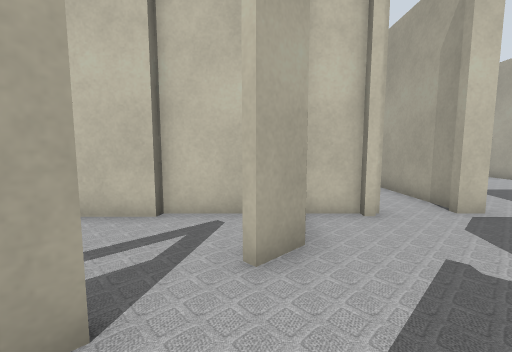
View 1 (above)

17 first-person views from a walk through a robot-simulator world made for Gazebo. The camera is 0.72 m above the floor, tilts 6° down and sees 90° across. The lines on the ground mark 1 m squares. The floor is counted in squares, 0.5 m on a side. Each view is taken from the middle of a square. On the plan, view 1 faces up. The plan holds only what a view shows up to about 13 squares ahead; the rest is blank. The place goes on beyond the plan. Gazebo's built-in surfaces are drawn with simple patterns.

View 2
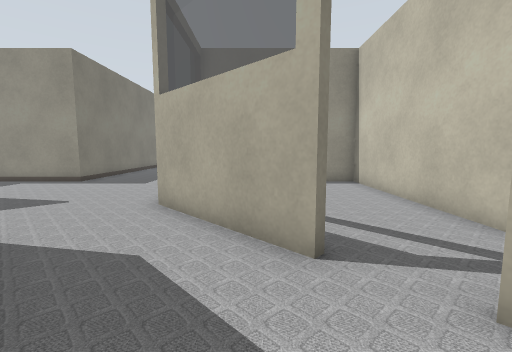

View 3
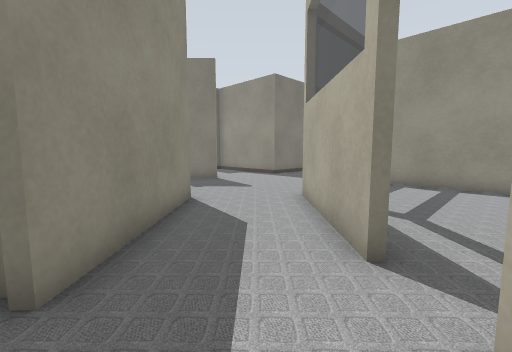

View 4
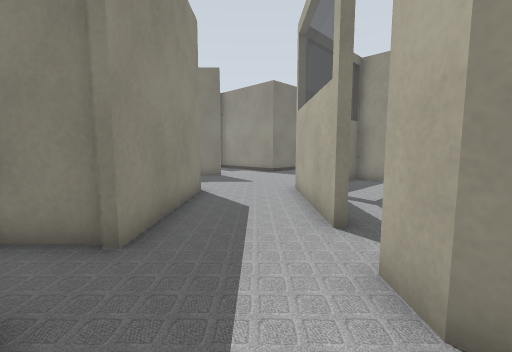

View 5
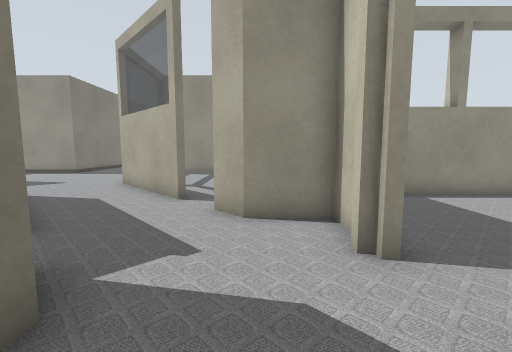

View 6
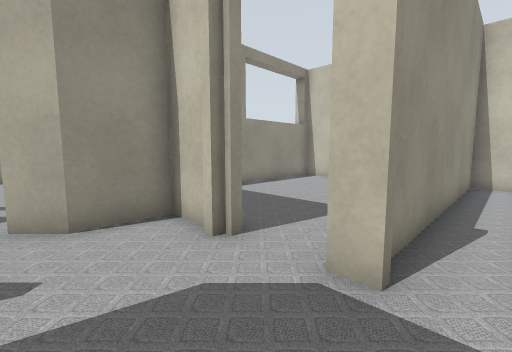

View 7
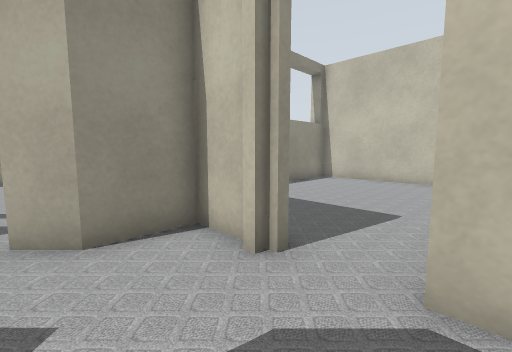

View 8
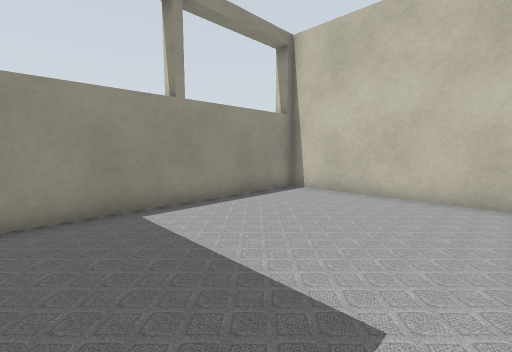

View 9
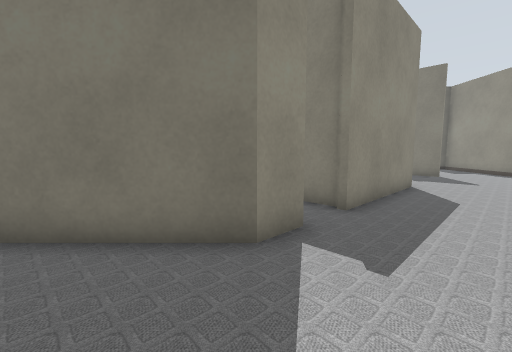

View 10
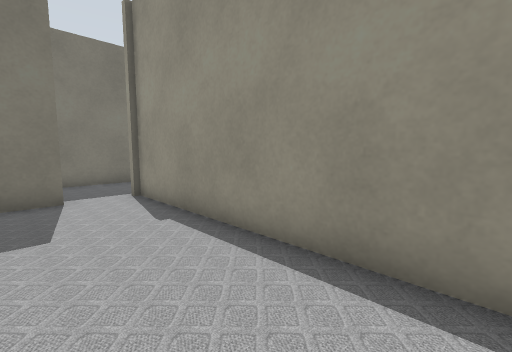

View 11
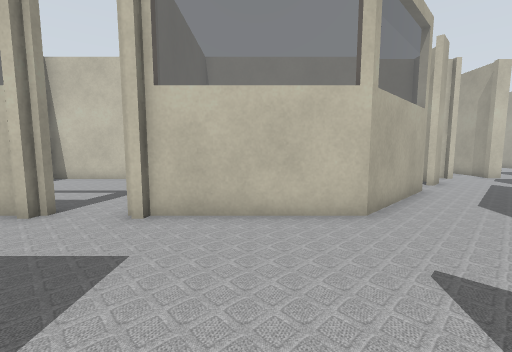

View 12
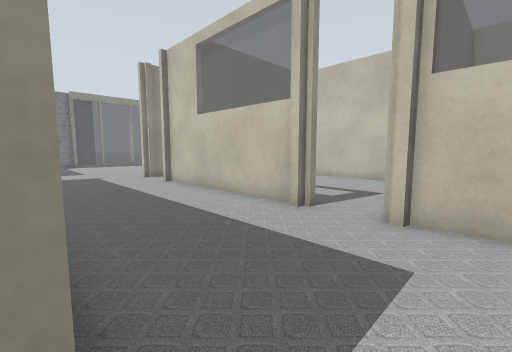

View 13
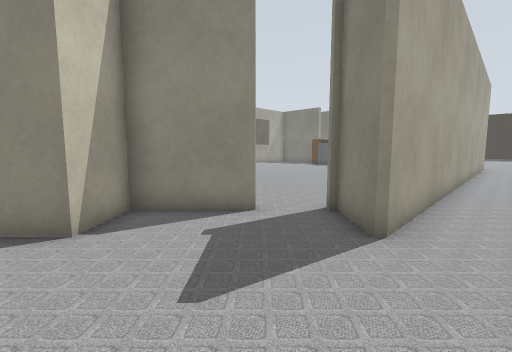

View 14
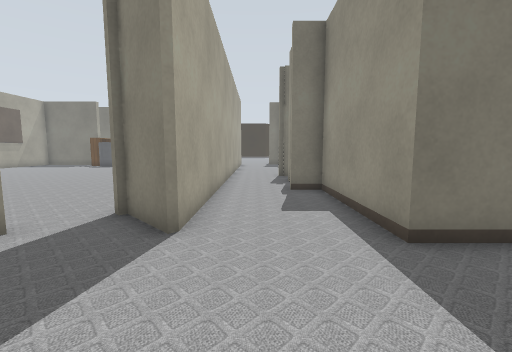

View 15
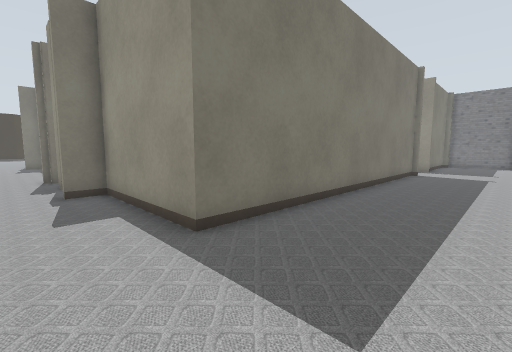

View 16
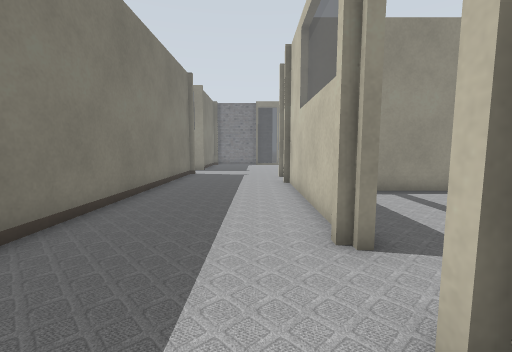

View 17
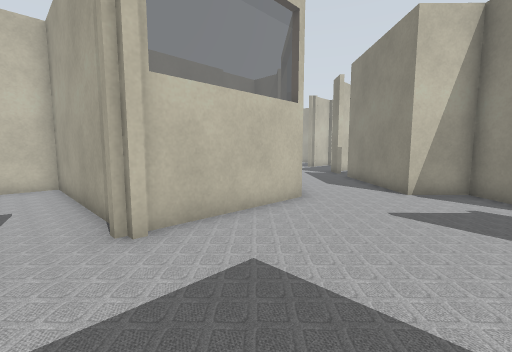

### Floor plan
Points are (right, up) in squares from view 1. A wall is a line through its corners. A room is listed if a view was taken in it or the views show most of it. See-through windows are left out.
Room 1 (views 1, 2, 3, 4)
walls: (-1.2, 1.8) (-4.6, -1.6); (1.9, -0.2) (3.1, -1.5); (3.1, 1.3) (4, 2.2); (-0.2, 5.6) (-2.2, 5.6); (-2.1, 5.4) (-3.6, 5.4); (2.4, 5.6) (0.7, 5.6) (0.7, 3.7) (0, 3); (-1.3, -3) (1.9, 0.1)
ways out: opening at (5, 4) to room 2; opening at (4, 6) to room 3; opening at (-3, -2) to room 4; opening at (-2.5, 3.5) to room 6
Room 2 (views 5, 6, 7, 10)
walls: (6.9, 5.9) (8.1, 5.9); (5.2, 5.6) (4.5, 5.6); (4, 2.2) (8, 2.2); (6.1, 15.1) (5, 15.1) (5, 5.9)
ways out: opening at (5, 4) to room 1
Room 3 (views 8, 9)
walls: (4.7, 6) (4.7, 9.6); (4.1, 15.1) (-2.1, 15.1) (-2.1, 5.4)
ways out: opening at (4, 6) to room 1
Room 4 (views 11, 12, 13, 14, 15, 16, 17)
walls: (-12.1, -1.6) (-19, -1.6); (-5.5, -7.2) (-4.1, -8.6); (-4.6, -1.6) (-9.4, -1.6); (-2.8, -7.3) (-0.6, -5.1) (-2, -3.7) (-1.3, -3); (-8.5, -14.1) (-8.5, -14.9); (-5.6, -15.4) (-5.6, -7.4); (-22, -6.8) (-9.3, -6.8) (-9.3, -12) (-8.1, -12)
ways out: opening at (-3, -2) to room 1; opening at (-11, -2) to room 5; opening at (-21.5, -4); opening at (-7.5, -14.5)
Room 5 (no view inside)
walls: (-16.8, 3.8) (-16.8, -1.4); (-9.6, -0.6) (-9.6, 5.4) (-16.9, 5.4)
ways out: opening at (-11, -2) to room 4
Room 6 (no view inside)
walls: (-3.6, 5.4) (-9.3, 5.4) (-9.3, -1.3)
ways out: opening at (-2.5, 3.5) to room 1

Where each view was taken, in squares from view 1:
view 1: 0 up, 0 right, facing up
view 2: 1 up, 2 right, facing left
view 3: 3 up, 2 right, facing down-left
view 4: 4 up, 3 right, facing down-left
view 5: 4 up, 6 right, facing left
view 6: 3 up, 6 right, facing up-left
view 7: 3 up, 5 right, facing up-left
view 8: 7 up, 4 right, facing up-left
view 9: 6 up, 4 right, facing down
view 10: 14 up, 8 right, facing down-left
view 11: 7 down, 7 left, facing up
view 12: 7 down, 8 left, facing up-left
view 13: 3 down, 7 left, facing down-right
view 14: 3 down, 7 left, facing down
view 15: 3 down, 7 left, facing down-left
view 16: 3 down, 8 left, facing left
view 17: 6 down, 11 left, facing up-right
